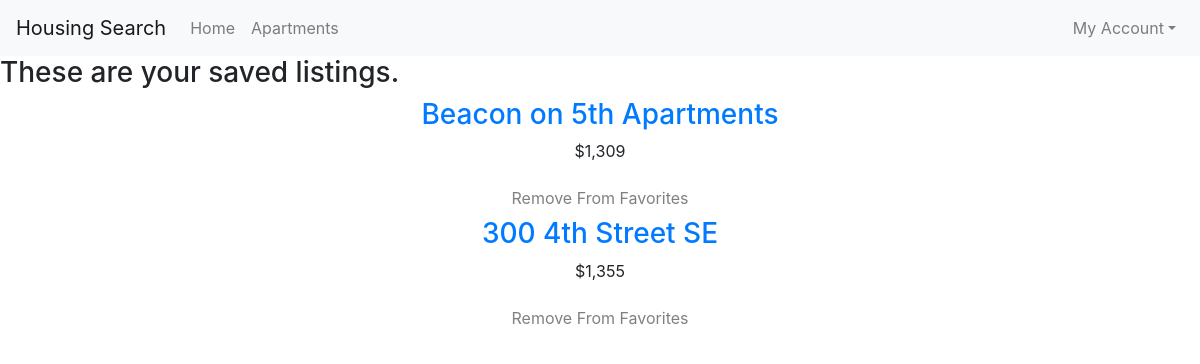
The page /favorites/ (signed in) on the database its author committed.
### housing_app/models.py (models this page shows, shortened)
class Apartment(models.Model):
	name = models.CharField(max_length=150)
	company = models.CharField(max_length=150)
	location = models.CharField(max_length=150)
	price = models.CharField(max_length=100)
	size = models.CharField(max_length=100)
	bedrooms = models.CharField(max_length=100)
	furnished = models.CharField(max_length=5)
	pets = models.CharField(max_length=5)
	description = models.TextField(default="No description")
	distance = models.CharField(max_length=100,default="--")
	number = models.CharField(max_length=100,default="--")
	bathrooms = models.CharField(max_length=100,default="--")

### housing_app/views.py (the view)
# urls.py: url(r'^favorites/', views.favorites, name='favorites'),
@login_required()
def favorites(request):
	user = request.user
	user_profile = user.userprofile
	favorites = user_profile.favorites.all()
	return render(request, 'favorites.html', {'favorites': favorites})

### housing_app/templates/favorites.html (shortened to what this page needs)
{% extends 'base.html' %}
	{% block content %}
		<div class="fav_div">
			<h3> These are your saved listings. </h3>
		</div>
		{% for apartment in favorites %}
			<div class='apartmentname' align="center" >
					<a href="{% url 'apartment_detail' apartment.id %}">
						<h3> {{ apartment.name|capfirst }} </h3>
					</a>
					<p>${{ apartment.price }}</p>
					{% if user and not user.is_anonymous %}
						<form action="{% url 'delete_favorite' apartment.id %}" method="post">
							<button type="submit" class="btn btn-default" name="fav_apartment" id="fav_apartment{{ forloop.counter }}"> Remove From Favorites </button>
						</form>
					{% endif %}
			</div>
		{% endfor %}
	{% endblock content %}

### static/housing_app/style.css (style rules this page uses)
body, html { height: 100%; padding-top: 28px; }
.delete-button, .btn-default { color: gray; }

### rows shown on the page
Apartment: name "Beacon on 5th Apartments", price "1,309"
Apartment: name "300 4th Street SE", price "1,355"
